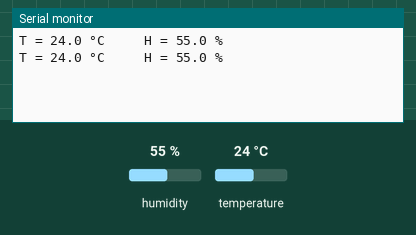
This sketch was run on a simulated Arduino Uno, built with avr-gcc and run on an emulated ATmega328P. On the bench: the last lines printed to the serial monitor. Inputs (shaded band) come from the test bench; at power-on: humidity 55 %, temperature 24 °C.

Above: at 6.8 s.
6.9 s: humidity set to 22 %
At 9.5 s:
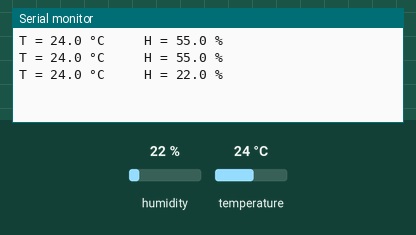
11.4 s: temperature set to 12 °C
At 13.0 s:
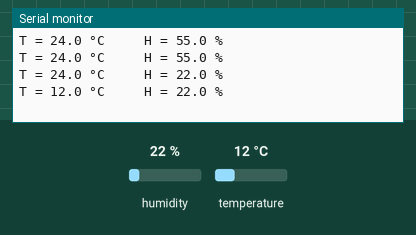
15.9 s: humidity set to 40 %
At 18.8 s:
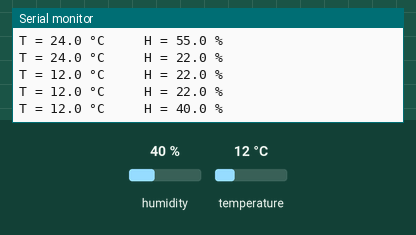
Timing chart, 0 to 20.3 s (numbered marks = the images above; inputs shaded):
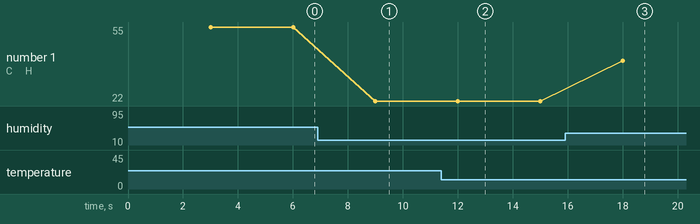

Measured:
- after the input at 6.9 s, the serial monitor: prints a new line after 2.1 s (image 1)
- after the input at 11.4 s, the serial monitor: prints a new line after 0.60 s (image 2)
- after the input at 15.9 s, the serial monitor: prints a new line after 2.1 s (image 3)
- plotted number 1: 55 → 22 after the input at 6.9 s, 22 → 40 after the input at 15.9 s

The sketch:

DHT_temperature_and_humidity.ino
```cpp
#include <dht_nonblocking.h>
#define DHT_SENSOR_TYPE DHT_TYPE_11

static const int DHT_SENSOR_PIN = 18;

DHT_nonblocking dht_sensor(DHT_SENSOR_PIN, DHT_SENSOR_TYPE);

void setup() {
  Serial.begin(9600);
}

static bool measure_env(float *temperature, float *humidity) {

  static unsigned long measurement_timestamp = millis();

  // measure once every ~3 seconds
  if (millis() - measurement_timestamp > 3000ul)
  {
    if (dht_sensor.measure(temperature, humidity) == true)
    {
      measurement_timestamp = millis();
      return(true);
    }
  }
  return(false);
}

void loop() {

  float temperature;
  float humidity;

  if(measure_env(&temperature, &humidity) == true)
  {
    Serial.print("T = ");
    Serial.print(temperature, 1);
    Serial.print(" °C     H = ");
    Serial.print(humidity, 1);
    Serial.println(" %");
  }
}
```
